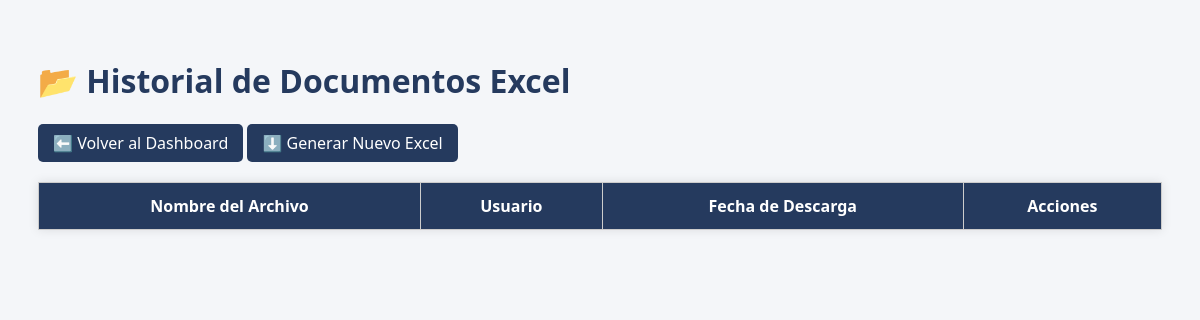
/ver_documentos.php (signed in), run on an earlier commit of the app's database.
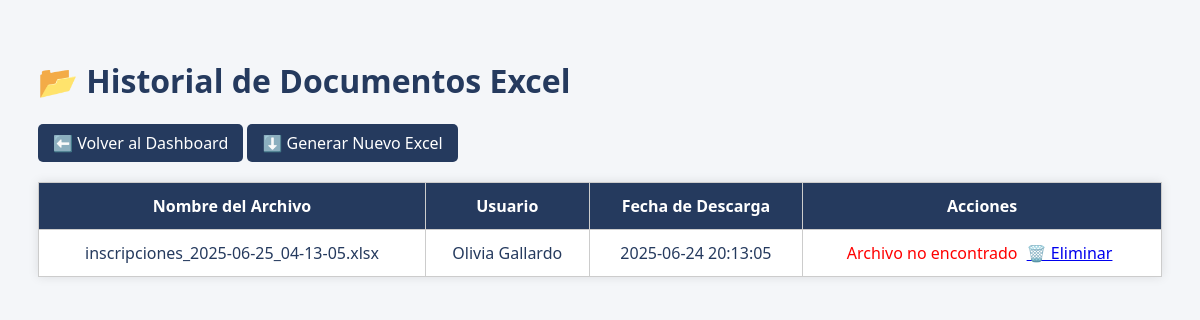
And on a later commit of the database.
### tables this page shows
CREATE TABLE `documentos_excel` (
  `id` int(11) NOT NULL AUTO_INCREMENT,
  `nombre_archivo` varchar(255) NOT NULL,
  `ruta` varchar(255) NOT NULL,
  `usuario` varchar(100) NOT NULL,
  `fecha_subida` datetime DEFAULT current_timestamp(),
  PRIMARY KEY (`id`)
);

### ver_documentos.php (the view, shortened to what this page needs)
<?php
require 'config/db.php';
$resultado = $conn->query("SELECT * FROM documentos_excel ORDER BY fecha_subida DESC");
?>
<!DOCTYPE html>
<html lang="es">
<head>
</head>
<body>
<h1>📂 Historial de Documentos Excel</h1>
<a href="dashboard.php" class="button-link">⬅️ Volver al Dashboard</a>
<a href="descargar.php" class="button-link">⬇️ Generar Nuevo Excel</a>
<table>
    <tr>
        <th>Nombre del Archivo</th>
        <th>Usuario</th>
        <th>Fecha de Descarga</th>
        <th>Acciones</th>
    </tr>
    <?php while ($row = $resultado->fetch_assoc()) { ?>
        <tr>
            <td><?= htmlspecialchars($row['nombre_archivo']) ?></td>
            <td><?= htmlspecialchars($row['usuario']) ?></td>
            <td><?= $row['fecha_subida'] ?></td>
            <td class="acciones">
                <?php if (file_exists($row['ruta'])): ?>
                    <a href="<?= $row['ruta'] ?>" download>📥 Descargar</a>
                <?php else: ?>
                    <span style="color:red;">Archivo no encontrado</span>
                <?php endif; ?>
                <a href="ver_documentos.php?eliminar=<?= $row['id'] ?>" onclick="return confirm('¿Seguro que deseas eliminar este archivo?')">🗑️ Eliminar</a>
            </td>
        </tr>
    <?php } ?>
</table>
</body>
</html>

What changed in the data, as far as the page shows it:
added documentos_excel: nombre_archivo "inscripciones_2025-06-25_04-13-05.xlsx", usuario "Olivia Gallardo", fecha_subida "2025-06-24 20:13:05", shows "Archivo no encontrado"
